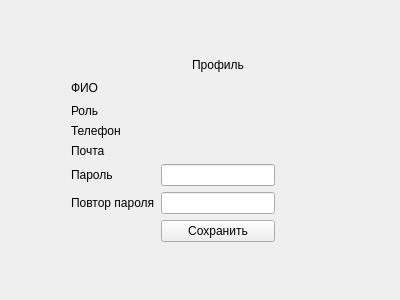
<?xml version="1.0" encoding="UTF-8"?>
<ui version="4.0">
 <class>Form</class>
 <widget class="QWidget" name="Form">
  <property name="geometry">
   <rect>
    <x>0</x>
    <y>0</y>
    <width>400</width>
    <height>300</height>
   </rect>
  </property>
  <property name="windowTitle">
   <string>Form</string>
  </property>
  <layout class="QGridLayout" name="gridLayout">
   <item row="6" column="2">
    <widget class="QLineEdit" name="lineEdit_2">
     <property name="text">
      <string/>
     </property>
    </widget>
   </item>
   <item row="8" column="2">
    <widget class="QPushButton" name="pushButton">
     <property name="text">
      <string>Сохранить</string>
     </property>
    </widget>
   </item>
   <item row="6" column="1">
    <widget class="QLabel" name="label_3">
     <property name="text">
      <string>Пароль</string>
     </property>
    </widget>
   </item>
   <item row="4" column="1">
    <widget class="QLabel" name="label_5">
     <property name="text">
      <string>Телефон</string>
     </property>
    </widget>
   </item>
   <item row="5" column="1">
    <widget class="QLabel" name="label_6">
     <property name="text">
      <string>Почта</string>
     </property>
    </widget>
   </item>
   <item row="3" column="1">
    <widget class="QLabel" name="label_7">
     <property name="text">
      <string>Роль</string>
     </property>
    </widget>
   </item>
   <item row="2" column="2">
    <widget class="QLabel" name="label_4">
     <property name="text">
      <string/>
     </property>
    </widget>
   </item>
   <item row="2" column="1">
    <widget class="QLabel" name="label_2">
     <property name="text">
      <string>ФИО</string>
     </property>
    </widget>
   </item>
   <item row="1" column="2">
    <widget class="QLabel" name="label">
     <property name="text">
      <string>Профиль</string>
     </property>
     <property name="alignment">
      <set>Qt::AlignCenter</set>
     </property>
    </widget>
   </item>
   <item row="2" column="3">
    <spacer name="horizontalSpacer_2">
     <property name="orientation">
      <enum>Qt::Horizontal</enum>
     </property>
     <property name="sizeHint" stdset="0">
      <size>
       <width>40</width>
       <height>20</height>
      </size>
     </property>
    </spacer>
   </item>
   <item row="9" column="2">
    <spacer name="verticalSpacer">
     <property name="orientation">
      <enum>Qt::Vertical</enum>
     </property>
     <property name="sizeHint" stdset="0">
      <size>
       <width>20</width>
       <height>40</height>
      </size>
     </property>
    </spacer>
   </item>
   <item row="0" column="2">
    <spacer name="verticalSpacer_2">
     <property name="orientation">
      <enum>Qt::Vertical</enum>
     </property>
     <property name="sizeHint" stdset="0">
      <size>
       <width>20</width>
       <height>40</height>
      </size>
     </property>
    </spacer>
   </item>
   <item row="2" column="0">
    <spacer name="horizontalSpacer">
     <property name="orientation">
      <enum>Qt::Horizontal</enum>
     </property>
     <property name="sizeType">
      <enum>QSizePolicy::Preferred</enum>
     </property>
     <property name="sizeHint" stdset="0">
      <size>
       <width>60</width>
       <height>20</height>
      </size>
     </property>
    </spacer>
   </item>
   <item row="7" column="1">
    <widget class="QLabel" name="label_8">
     <property name="text">
      <string>Повтор пароля</string>
     </property>
    </widget>
   </item>
   <item row="7" column="2">
    <widget class="QLineEdit" name="lineEdit"/>
   </item>
   <item row="3" column="2">
    <widget class="QLabel" name="label_9">
     <property name="text">
      <string/>
     </property>
    </widget>
   </item>
   <item row="4" column="2">
    <widget class="QLabel" name="label_10">
     <property name="text">
      <string/>
     </property>
    </widget>
   </item>
   <item row="5" column="2">
    <widget class="QLabel" name="label_11">
     <property name="text">
      <string/>
     </property>
    </widget>
   </item>
  </layout>
 </widget>
 <tabstops>
  <tabstop>lineEdit_2</tabstop>
  <tabstop>lineEdit</tabstop>
  <tabstop>pushButton</tabstop>
 </tabstops>
 <resources/>
 <connections/>
</ui>
